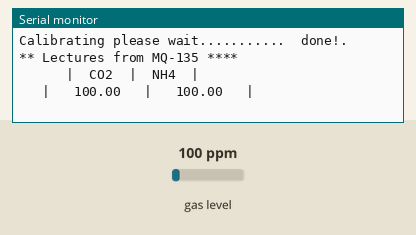
Bench run of a sketch on a simulated Arduino Uno, built with avr-gcc and run on an emulated ATmega328P. Parts: the last lines printed to the serial monitor. The inputs (shaded band) are chosen by the test bench; at power-on: gas level 100 ppm.

Above: at 1.2 s.
1.3 s: gas level set to 20 ppm
At 4.1 s:
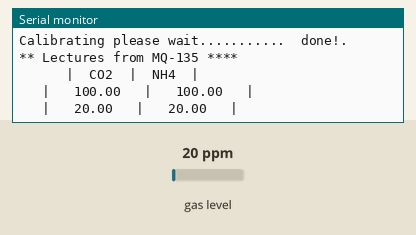
4.4 s: gas level set to 250 ppm
At 6.4 s:
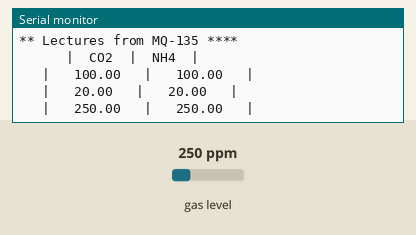
Timing chart, 0 to 7.9 s (numbered marks = the images above; inputs shaded):
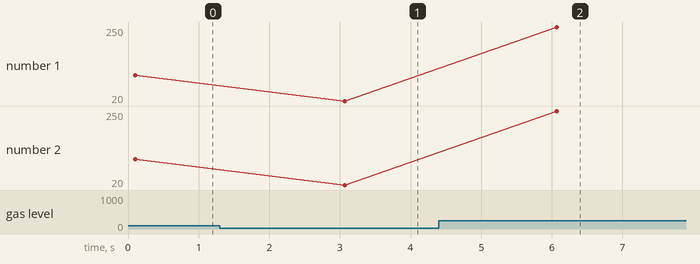

The sketch:

MQ135test.ino
```cpp
#include <MQUnifiedsensor.h>

#define placa "Arduino MEGA"
#define Voltage_Resolution 5
#define pin A0 //Analog input 0 of your arduino
#define type "MQ-135" //MQ135
#define ADC_Bit_Resolution 10 // For arduino UNO/MEGA/NANO
#define RatioMQ135CleanAir 3.6//RS / R0 = 3.6 ppm

MQUnifiedsensor MQ135(placa, Voltage_Resolution, ADC_Bit_Resolution, pin, type);

void setup() {
  Serial.begin(9600); //Init serial port


  MQ135.setRegressionMethod(1); //_PPM =  a*ratio^b

  MQ135.init();

  Serial.print("Calibrating please wait.");
  float calcR0 = 0;
  for(int i = 1; i<=10; i ++)
  {
    MQ135.update(); // Update data, the arduino will be read the voltage on the analog pin
    calcR0 += MQ135.calibrate(RatioMQ135CleanAir);
    Serial.print(".");
  }
  MQ135.setR0(calcR0/10);
  Serial.println("  done!.");

  if(isinf(calcR0)) {Serial.println("Warning: Conection issue founded, R0 is infite (Open circuit detected) please check your wiring and supply"); while(1);}
  if(calcR0 == 0){Serial.println("Warning: Conection issue founded, R0 is zero (Analog pin with short circuit to ground) please check your wiring and supply"); while(1);}

  Serial.println("** Lectures from MQ-135 ****");
  Serial.println("      |  CO2  |  NH4  |");
}

void loop() {
  MQ135.update(); // Update data, the arduino will be read the voltage on the analog pin

  MQ135.setA(110.47); MQ135.setB(-2.862); // Configurate the ecuation values to get CO2 concentration
  float CO2 = MQ135.readSensor(); // Sensor will read PPM concentration using the model and a and b values setted before or in the setup

  MQ135.setA(102.2 ); MQ135.setB(-2.473); // Configurate the ecuation values to get NH4 concentration
  float NH4 = MQ135.readSensor(); // Sensor will read PPM concentration using the model and a and b values setted before or in the setup

  Serial.print("   |   "); Serial.print(CO2);
  Serial.print("   |   "); Serial.print(NH4);
  Serial.println("   |");

  delay(3000); //Sampling frequency
}
```

Measured:
- after the input at 1.3 s, the serial monitor: prints a new line after 1.8 s (image 1)
- after the input at 4.4 s, the serial monitor: prints a new line after 1.7 s (image 2)
- plotted number 1: 100 → 20 after the input at 1.3 s, 20 → 250 after the input at 4.4 s
- plotted number 2: 100 → 20 after the input at 1.3 s, 20 → 250 after the input at 4.4 s
